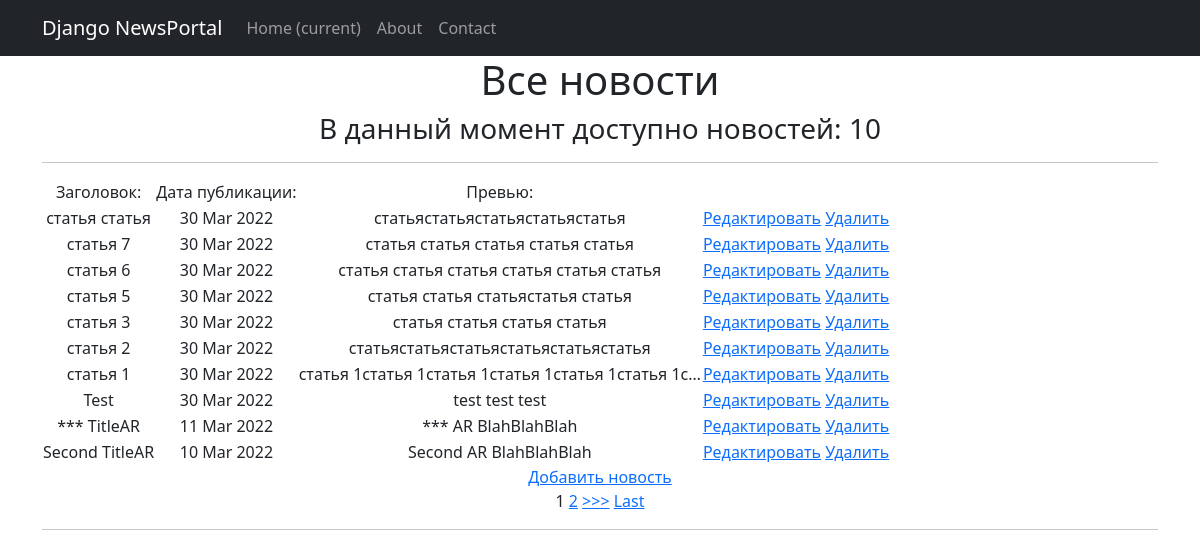
Page /news/ on the committed database.
### News/models.py (models this page shows, shortened)
class Post (models.Model):
    author = models.ForeignKey(Author, on_delete=models.CASCADE)
    NEWS = 'NW'
    ARTICLE = 'AR'
    CATEGORY_CHOICES = (
        (NEWS, 'Новость'),
        (ARTICLE, 'Статья'),
    )
    categoryType = models.CharField(max_length=2, choices=CATEGORY_CHOICES, default=ARTICLE)
    dateCreation = models.DateTimeField(auto_now_add=True)
    postCategory = models.ManyToManyField(Category, through='PostCategory')
    title = models.CharField(max_length=128)
    text = models.TextField()
    rating = models.SmallIntegerField(default=0)

### News/views.py (the view)
# urls.py: path("", PostList.as_view()),
class PostList(ListView):
    model = Post
    template_name = "posts.html"
    context_object_name = "posts"
    queryset = Post.objects.order_by('-dateCreation')
    paginate_by = 10
    def get_context_data(self, **kwargs):
        context = super().get_context_data(**kwargs)
        context['filter'] = PostFilter(self.request.GET, queryset=self.get_queryset())
        return context

### News/templatetags/custom_filters.py (called while the page is built)
@register.filter(name='Censor')
def censor(value):
    cens = ['брань', 'Third']
    for i in cens:
        if i in value:
            value = value.replace(i, '***')
    return value

### templates/posts.html (shortened to what this page needs)
{% extends 'NewsPortal/default.html' %}
{% load custom_filters %}
{% block content %}
    <h1>Все новости</h1>
    <h3> В данный момент доступно новостей: {{ posts|length }} </h3>
    <hr>
    {% if posts %}
        <table>
            <tr>
                <td>
                    Заголовок:
                </td>
                <td>
                    Дата публикации:
                </td>
                <td>
                    Превью:
                </td>
            </tr>
        {% for post in posts %}
            <tr>
                <td>
                    {{ post.title|Censor }}
                </td>
                <td>
                    {{ post.dateCreation|date:'d M Y' }}
                </td>
                <td>
                    {{ post.text|truncatechars:50|Censor }}
                </td>
                 <td>
                    <a href="{% url 'post_update' post.id %}"><u>Редактировать</u></a>
                    <a href="{% url 'post_delete' post.id %}"><u> Удалить </u></a>
                </td>
            </tr>
        {% endfor %}
        </table>
    {% else %}
        <h2>Новостей нет!</h2>
    {% endif %}
<a href="{% url 'post_create' %}">Добавить новость</a> <br>
{% if is_paginated %}
    {% for num in page_obj.paginator.page_range %}
        {% if page_obj.number == num %}
            <a>{{ num }}</a>
        {% elif num > page_obj.number|add:'-3' and num < page_obj.number|add:'3' %}
            <a href="?page={{ num }}">{{ num }}</a>
        {% endif %}
    {% endfor %}
    {% if page_obj.has_next %}
        <a href="?page={{ page_obj.next_page_number }}">>>></a>
        <a href="?page={{ page_obj.paginator.num_pages }}">Last</a>
    {% endif %}
{% endif %}
<hr>
{% endblock content %}

### rows in the picture
Post: title|Censor "статья статья", dateCreation "30 Mar 2022", text|Censor "статьястатьястатьястатьястатья"
Post: title|Censor "статья 7", dateCreation "30 Mar 2022", text|Censor "статья статья статья статья статья"
Post: title|Censor "статья 6", dateCreation "30 Mar 2022", text|Censor "статья статья статья статья статья статья"
Post: title|Censor "статья 5", dateCreation "30 Mar 2022", text|Censor "статья статья статьястатья статья"
Post: title|Censor "статья 3", dateCreation "30 Mar 2022", text|Censor "статья статья статья статья"
Post: title|Censor "статья 2", dateCreation "30 Mar 2022", text|Censor "статьястатьястатьястатьястатьястатья"
Post: title|Censor "статья 1", dateCreation "30 Mar 2022", text|Censor "статья 1статья 1статья 1статья 1статья 1статья 1с…"
Post: title|Censor "Test", dateCreation "30 Mar 2022", text|Censor "test test test"
Post: title|Censor "*** TitleAR", dateCreation "11 Mar 2022", text|Censor "*** AR BlahBlahBlah"
Post: title|Censor "Second TitleAR", dateCreation "10 Mar 2022", text|Censor "Second AR BlahBlahBlah"

### other values in the picture
{{ posts|length }} "10"
{{ num }} "1"
{{ num }} "2"
